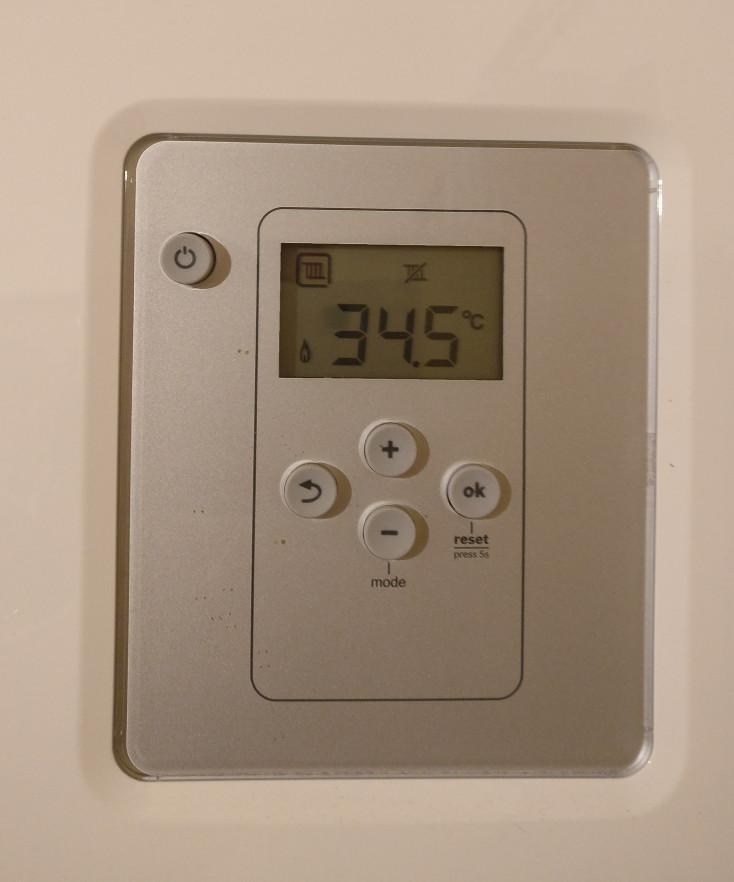
#> input picture recognize_digits/example.jpg, 734 x 882 px
$ python test.py
#> lines starting #> are read from the running program, lines starting #| are printed output that depends on the picture; after the words box and inside, x2 and y2 are one past the last pixel; in counts of white or black regions, pixels touching at a corner belong together
# -*- coding: utf-8 -*-


import os, sys
import time
import  cv2
from imutils.perspective import four_point_transform
from imutils import contours
import imutils

image = cv2.imread("../example.jpg")
#> image is the input picture: shape (882, 734, 3); mean B, G, R 129, 147.5, 166.8
cv2.imshow("test",image)
cv2.waitKey(2000)

image = imutils.resize(image, height=500)
#> image: shape (500, 416, 3)
cv2.imshow("test",image)
cv2.waitKey(2000)

gray = cv2.cvtColor(image, cv2.COLOR_BGR2GRAY)
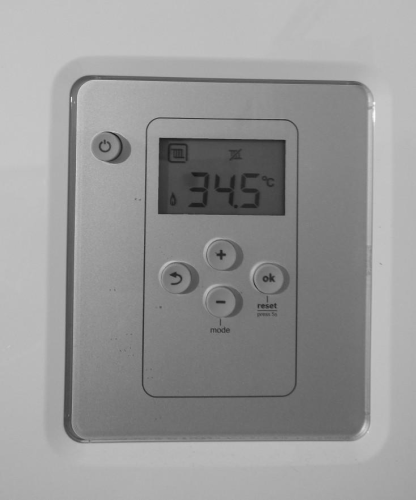
#> gray: shape (500, 416); min 21, max 251, mean 151.1
cv2.imshow("test",gray)
cv2.waitKey(2000)

blurred = cv2.GaussianBlur(gray, (5, 5), 0)
cv2.imshow("test",blurred)
cv2.waitKey(2000)

edged = cv2.Canny(blurred, 50, 200, 255)
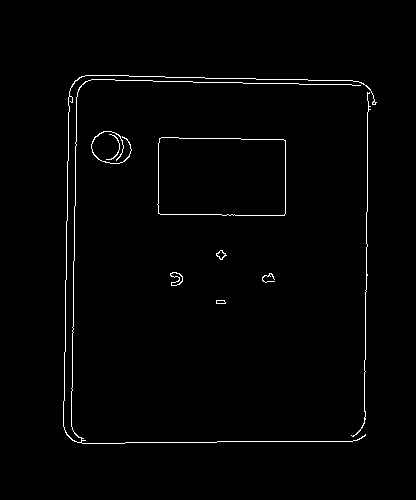
#> edged: shape (500, 416); 1.3% white in thin lines or dots, all inside (x1, y1, x2, y2) = (63, 75, 377, 444)
cv2.imshow("test",edged)
cv2.waitKey(2000)

if __name__ == "__main__":
    print(os.path.abspath("__file__"))
    print(os.getcwd())
